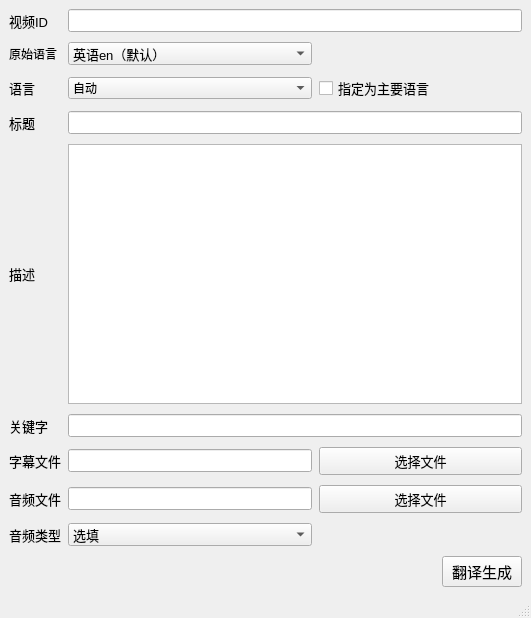
<?xml version="1.0" encoding="UTF-8"?>
<ui version="4.0">
 <class>MainWindow</class>
 <widget class="QMainWindow" name="MainWindow">
  <property name="geometry">
   <rect>
    <x>0</x>
    <y>0</y>
    <width>531</width>
    <height>618</height>
   </rect>
  </property>
  <property name="windowTitle">
   <string>MainWindow</string>
  </property>
  <widget class="QWidget" name="centralwidget">
   <layout class="QGridLayout" name="gridLayout" columnstretch="0,0,0,0,0,0">
    <property name="rightMargin">
     <number>9</number>
    </property>
    <property name="horizontalSpacing">
     <number>7</number>
    </property>
    <property name="verticalSpacing">
     <number>10</number>
    </property>
    <item row="3" column="0">
     <widget class="QLabel" name="label_2">
      <property name="font">
       <font>
        <pointsize>10</pointsize>
       </font>
      </property>
      <property name="text">
       <string>语言</string>
      </property>
     </widget>
    </item>
    <item row="14" column="2">
     <widget class="QComboBox" name="audio_choice">
      <property name="font">
       <font>
        <pointsize>10</pointsize>
       </font>
      </property>
      <item>
       <property name="text">
        <string>选填</string>
       </property>
      </item>
      <item>
       <property name="text">
        <string>localized_audio</string>
       </property>
      </item>
      <item>
       <property name="text">
        <string>audio_description</string>
       </property>
      </item>
      <item>
       <property name="text">
        <string>commentary</string>
       </property>
      </item>
     </widget>
    </item>
    <item row="11" column="0">
     <widget class="QLabel" name="label_7">
      <property name="font">
       <font>
        <pointsize>10</pointsize>
       </font>
      </property>
      <property name="text">
       <string>音频文件</string>
      </property>
     </widget>
    </item>
    <item row="11" column="2">
     <widget class="QLineEdit" name="audio_file_con">
      <property name="font">
       <font>
        <pointsize>10</pointsize>
       </font>
      </property>
     </widget>
    </item>
    <item row="7" column="0">
     <widget class="QLabel" name="label_5">
      <property name="font">
       <font>
        <pointsize>10</pointsize>
       </font>
      </property>
      <property name="text">
       <string>关键字</string>
      </property>
     </widget>
    </item>
    <item row="1" column="0">
     <widget class="QLabel" name="label_9">
      <property name="text">
       <string>原始语言</string>
      </property>
     </widget>
    </item>
    <item row="8" column="3" colspan="3">
     <widget class="QPushButton" name="choicesrt_button">
      <property name="font">
       <font>
        <pointsize>10</pointsize>
       </font>
      </property>
      <property name="text">
       <string>选择文件</string>
      </property>
     </widget>
    </item>
    <item row="7" column="2" colspan="4">
     <widget class="QLineEdit" name="key_con">
      <property name="font">
       <font>
        <pointsize>10</pointsize>
       </font>
      </property>
     </widget>
    </item>
    <item row="3" column="2">
     <widget class="QComboBox" name="comboBox">
      <item>
       <property name="text">
        <string>自动</string>
       </property>
      </item>
      <item>
       <property name="text">
        <string>中文zh-cn</string>
       </property>
      </item>
      <item>
       <property name="text">
        <string>英文en</string>
       </property>
      </item>
     </widget>
    </item>
    <item row="15" column="5" rowspan="2">
     <widget class="QPushButton" name="synthetise">
      <property name="font">
       <font>
        <pointsize>11</pointsize>
       </font>
      </property>
      <property name="text">
       <string>翻译生成</string>
      </property>
     </widget>
    </item>
    <item row="6" column="2" colspan="4">
     <widget class="QPlainTextEdit" name="desc_con">
      <property name="font">
       <font>
        <pointsize>10</pointsize>
       </font>
      </property>
     </widget>
    </item>
    <item row="14" column="0">
     <widget class="QLabel" name="label_8">
      <property name="font">
       <font>
        <pointsize>10</pointsize>
       </font>
      </property>
      <property name="text">
       <string>音频类型</string>
      </property>
     </widget>
    </item>
    <item row="6" column="0">
     <widget class="QLabel" name="label_4">
      <property name="font">
       <font>
        <pointsize>10</pointsize>
       </font>
      </property>
      <property name="text">
       <string>描述</string>
      </property>
     </widget>
    </item>
    <item row="8" column="2">
     <widget class="QLineEdit" name="srt_file_con">
      <property name="font">
       <font>
        <pointsize>10</pointsize>
       </font>
      </property>
      <property name="text">
       <string/>
      </property>
     </widget>
    </item>
    <item row="0" column="0">
     <widget class="QLabel" name="label">
      <property name="font">
       <font>
        <pointsize>10</pointsize>
       </font>
      </property>
      <property name="text">
       <string>视频ID</string>
      </property>
     </widget>
    </item>
    <item row="8" column="0">
     <widget class="QLabel" name="label_6">
      <property name="font">
       <font>
        <pointsize>10</pointsize>
       </font>
      </property>
      <property name="text">
       <string>字幕文件</string>
      </property>
     </widget>
    </item>
    <item row="11" column="3" colspan="3">
     <widget class="QPushButton" name="choiceaudio_button_">
      <property name="font">
       <font>
        <pointsize>10</pointsize>
       </font>
      </property>
      <property name="text">
       <string>选择文件</string>
      </property>
     </widget>
    </item>
    <item row="0" column="2" colspan="4">
     <widget class="QLineEdit" name="video_id_con">
      <property name="font">
       <font>
        <pointsize>10</pointsize>
       </font>
      </property>
      <property name="text">
       <string/>
      </property>
     </widget>
    </item>
    <item row="5" column="0">
     <widget class="QLabel" name="label_3">
      <property name="font">
       <font>
        <pointsize>10</pointsize>
       </font>
      </property>
      <property name="text">
       <string>标题</string>
      </property>
     </widget>
    </item>
    <item row="3" column="3" colspan="2">
     <widget class="QCheckBox" name="mainornot">
      <property name="font">
       <font>
        <pointsize>10</pointsize>
       </font>
      </property>
      <property name="text">
       <string>指定为主要语言</string>
      </property>
     </widget>
    </item>
    <item row="5" column="2" colspan="4">
     <widget class="QLineEdit" name="title_con">
      <property name="font">
       <font>
        <pointsize>10</pointsize>
       </font>
      </property>
     </widget>
    </item>
    <item row="1" column="2">
     <widget class="QComboBox" name="lang_choice">
      <property name="font">
       <font>
        <pointsize>10</pointsize>
       </font>
      </property>
      <item>
       <property name="text">
        <string>英语en（默认）</string>
       </property>
      </item>
      <item>
       <property name="text">
        <string>韩语ko</string>
       </property>
      </item>
      <item>
       <property name="text">
        <string>泰语th</string>
       </property>
      </item>
      <item>
       <property name="text">
        <string>葡萄牙语pt</string>
       </property>
      </item>
      <item>
       <property name="text">
        <string>希腊语el</string>
       </property>
      </item>
      <item>
       <property name="text">
        <string>保加利亚语bg</string>
       </property>
      </item>
      <item>
       <property name="text">
        <string>芬兰语fi</string>
       </property>
      </item>
      <item>
       <property name="text">
        <string>斯洛文尼亚sl</string>
       </property>
      </item>
      <item>
       <property name="text">
        <string>法语fr</string>
       </property>
      </item>
      <item>
       <property name="text">
        <string>阿拉伯语ar</string>
       </property>
      </item>
      <item>
       <property name="text">
        <string>德语de</string>
       </property>
      </item>
      <item>
       <property name="text">
        <string>荷兰语nl</string>
       </property>
      </item>
      <item>
       <property name="text">
        <string>爱沙尼亚语et</string>
       </property>
      </item>
      <item>
       <property name="text">
        <string>捷克语cs</string>
       </property>
      </item>
      <item>
       <property name="text">
        <string>瑞典语sv</string>
       </property>
      </item>
      <item>
       <property name="text">
        <string>越南语vi</string>
       </property>
      </item>
      <item>
       <property name="text">
        <string>日语ja</string>
       </property>
      </item>
      <item>
       <property name="text">
        <string>西班牙语es</string>
       </property>
      </item>
      <item>
       <property name="text">
        <string>俄语ru</string>
       </property>
      </item>
      <item>
       <property name="text">
        <string>意大利语it</string>
       </property>
      </item>
      <item>
       <property name="text">
        <string>波兰语pl</string>
       </property>
      </item>
      <item>
       <property name="text">
        <string>丹麦语da</string>
       </property>
      </item>
      <item>
       <property name="text">
        <string>罗马尼亚语ro</string>
       </property>
      </item>
      <item>
       <property name="text">
        <string>匈牙利语hu</string>
       </property>
      </item>
      <item>
       <property name="text">
        <string>南非荷兰语af</string>
       </property>
      </item>
      <item>
       <property name="text">
        <string>阿尔巴尼亚语sq</string>
       </property>
      </item>
      <item>
       <property name="text">
        <string>阿姆哈拉语am</string>
       </property>
      </item>
      <item>
       <property name="text">
        <string>亚美尼亚语hy</string>
       </property>
      </item>
      <item>
       <property name="text">
        <string>阿塞拜疆az</string>
       </property>
      </item>
      <item>
       <property name="text">
        <string>巴斯克eu</string>
       </property>
      </item>
      <item>
       <property name="text">
        <string>白俄罗斯语be</string>
       </property>
      </item>
      <item>
       <property name="text">
        <string>孟加拉bn</string>
       </property>
      </item>
      <item>
       <property name="text">
        <string>波斯尼亚语bs</string>
       </property>
      </item>
      <item>
       <property name="text">
        <string>加泰罗尼亚语ca</string>
       </property>
      </item>
      <item>
       <property name="text">
        <string>塞布亚诺ceb</string>
       </property>
      </item>
      <item>
       <property name="text">
        <string>齐佩瓦语ny</string>
       </property>
      </item>
      <item>
       <property name="text">
        <string>科西嘉语co</string>
       </property>
      </item>
      <item>
       <property name="text">
        <string>克罗地亚语hr</string>
       </property>
      </item>
      <item>
       <property name="text">
        <string>世界语eo</string>
       </property>
      </item>
      <item>
       <property name="text">
        <string>菲律宾语tl</string>
       </property>
      </item>
      <item>
       <property name="text">
        <string>弗里斯语fy</string>
       </property>
      </item>
      <item>
       <property name="text">
        <string>加利西亚语gl</string>
       </property>
      </item>
      <item>
       <property name="text">
        <string>乔治亚语ka</string>
       </property>
      </item>
      <item>
       <property name="text">
        <string>古吉拉特语gu</string>
       </property>
      </item>
      <item>
       <property name="text">
        <string>海地克里奥尔语ht</string>
       </property>
      </item>
      <item>
       <property name="text">
        <string>豪萨语ha</string>
       </property>
      </item>
      <item>
       <property name="text">
        <string>夏威夷语haw</string>
       </property>
      </item>
      <item>
       <property name="text">
        <string>希伯来语iw</string>
       </property>
      </item>
      <item>
       <property name="text">
        <string>印地语hi</string>
       </property>
      </item>
      <item>
       <property name="text">
        <string>苗语hmn</string>
       </property>
      </item>
      <item>
       <property name="text">
        <string>冰岛语is</string>
       </property>
      </item>
      <item>
       <property name="text">
        <string>伊博ig</string>
       </property>
      </item>
      <item>
       <property name="text">
        <string>印度尼西亚语ud</string>
       </property>
      </item>
      <item>
       <property name="text">
        <string>爱尔兰语ga</string>
       </property>
      </item>
      <item>
       <property name="text">
        <string>爪哇语jw</string>
       </property>
      </item>
      <item>
       <property name="text">
        <string>卡纳达语kn</string>
       </property>
      </item>
      <item>
       <property name="text">
        <string>哈萨克语kk</string>
       </property>
      </item>
      <item>
       <property name="text">
        <string>高棉语km</string>
       </property>
      </item>
      <item>
       <property name="text">
        <string>库尔德语ku</string>
       </property>
      </item>
      <item>
       <property name="text">
        <string>吉尔吉斯语ky</string>
       </property>
      </item>
      <item>
       <property name="text">
        <string>老挝lo</string>
       </property>
      </item>
      <item>
       <property name="text">
        <string>拉丁la</string>
       </property>
      </item>
      <item>
       <property name="text">
        <string>拉脱维亚lv</string>
       </property>
      </item>
      <item>
       <property name="text">
        <string>立陶宛语lt</string>
       </property>
      </item>
      <item>
       <property name="text">
        <string>卢森堡lb</string>
       </property>
      </item>
      <item>
       <property name="text">
        <string>马其顿语mk</string>
       </property>
      </item>
      <item>
       <property name="text">
        <string>马达加斯加mg</string>
       </property>
      </item>
      <item>
       <property name="text">
        <string>马来语ms</string>
       </property>
      </item>
      <item>
       <property name="text">
        <string>马拉雅拉姆语ml</string>
       </property>
      </item>
      <item>
       <property name="text">
        <string>马耳他语mt</string>
       </property>
      </item>
      <item>
       <property name="text">
        <string>毛利语mi</string>
       </property>
      </item>
      <item>
       <property name="text">
        <string>马拉地语mr</string>
       </property>
      </item>
      <item>
       <property name="text">
        <string>蒙古语mn</string>
       </property>
      </item>
      <item>
       <property name="text">
        <string>缅甸my</string>
       </property>
      </item>
      <item>
       <property name="text">
        <string>尼泊尔ne</string>
       </property>
      </item>
      <item>
       <property name="text">
        <string>挪威语no</string>
       </property>
      </item>
      <item>
       <property name="text">
        <string>普什图语ps</string>
       </property>
      </item>
      <item>
       <property name="text">
        <string>波斯fa</string>
       </property>
      </item>
      <item>
       <property name="text">
        <string>旁遮普语pa</string>
       </property>
      </item>
      <item>
       <property name="text">
        <string>萨摩亚语sm</string>
       </property>
      </item>
      <item>
       <property name="text">
        <string>苏格兰盖尔语gd</string>
       </property>
      </item>
      <item>
       <property name="text">
        <string>塞尔维亚语sr</string>
       </property>
      </item>
      <item>
       <property name="text">
        <string>塞索托st</string>
       </property>
      </item>
      <item>
       <property name="text">
        <string>肖纳sn</string>
       </property>
      </item>
      <item>
       <property name="text">
        <string>信德sd</string>
       </property>
      </item>
      <item>
       <property name="text">
        <string>僧伽罗语si</string>
       </property>
      </item>
      <item>
       <property name="text">
        <string>斯洛伐克sk</string>
       </property>
      </item>
      <item>
       <property name="text">
        <string>索马里so</string>
       </property>
      </item>
      <item>
       <property name="text">
        <string>巽他语su</string>
       </property>
      </item>
      <item>
       <property name="text">
        <string>斯瓦希里语sw</string>
       </property>
      </item>
      <item>
       <property name="text">
        <string>塔吉克tg</string>
       </property>
      </item>
      <item>
       <property name="text">
        <string>泰米尔语ta</string>
       </property>
      </item>
      <item>
       <property name="text">
        <string>泰卢固语te</string>
       </property>
      </item>
      <item>
       <property name="text">
        <string>土耳其语tr</string>
       </property>
      </item>
      <item>
       <property name="text">
        <string>乌克兰语uk</string>
       </property>
      </item>
      <item>
       <property name="text">
        <string>乌尔都语ur</string>
       </property>
      </item>
      <item>
       <property name="text">
        <string>乌兹别克uz</string>
       </property>
      </item>
      <item>
       <property name="text">
        <string>威尔士语cy</string>
       </property>
      </item>
      <item>
       <property name="text">
        <string>科萨xh</string>
       </property>
      </item>
      <item>
       <property name="text">
        <string>意第绪语yi</string>
       </property>
      </item>
      <item>
       <property name="text">
        <string>约鲁巴yo</string>
       </property>
      </item>
      <item>
       <property name="text">
        <string>祖鲁zu</string>
       </property>
      </item>
      <item>
       <property name="text">
        <string>菲律宾fil</string>
       </property>
      </item>
      <item>
       <property name="text">
        <string>希伯来语he</string>
       </property>
      </item>
     </widget>
    </item>
   </layout>
  </widget>
  <widget class="QMenuBar" name="menubar">
   <property name="geometry">
    <rect>
     <x>0</x>
     <y>0</y>
     <width>531</width>
     <height>22</height>
    </rect>
   </property>
  </widget>
  <widget class="QStatusBar" name="statusbar"/>
 </widget>
 <resources/>
 <connections/>
</ui>
